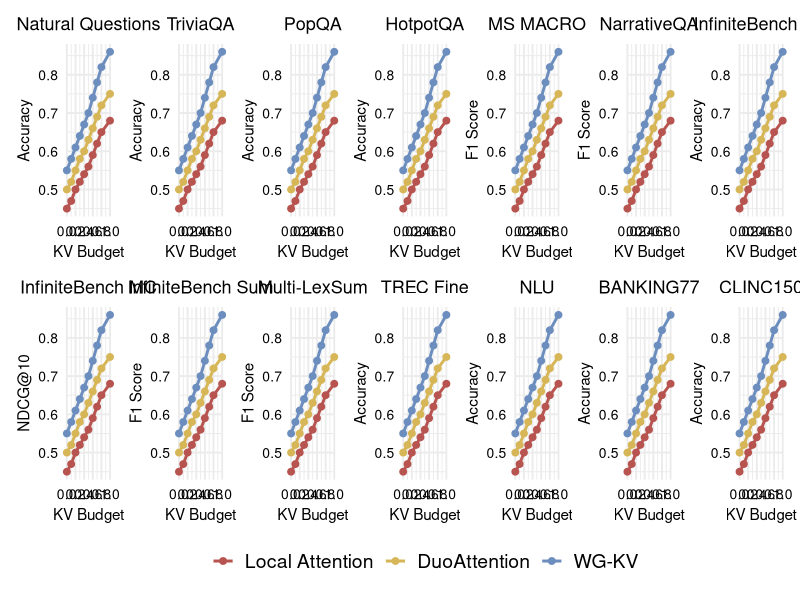

Reproduce this figure in R.
library(tidyverse)
library(patchwork)

data <- read_csv("data/benchmark.csv") %>%
  mutate(
    method = fct_rev(fct_inorder(method))
  )

panel_info <- data %>%
  distinct(panel_title, y_label)

fig_list <- map(seq_len(nrow(panel_info)), \(idx) {
  panel_label <- panel_info$panel_title[[idx]]
  axis_label <- panel_info$y_label[[idx]]

  data %>%
    filter(panel_title == panel_label, y_label == axis_label) %>%
    ggplot(aes(x = kv_budget, y = score, colour = method)) +
      geom_line(linewidth = 1) +
      geom_point(size = 2) +
      scale_colour_manual(
        values = c("WG-KV" = "#6C8EBF", "DuoAttention" = "#D6B656", "Local Attention" = "#B85450")
      ) +
      scale_x_continuous(
        limits = c(0, 1),
        breaks = seq(0, 1, by = 0.2),
        expand = c(0, 0)
      ) +
      labs(
        x = "KV Budget",
        y = axis_label,
        title = panel_label
      ) +
      coord_cartesian(clip = "off") +
      theme_minimal(base_size = 14) +
      theme(
        plot.title = element_text(size = 13, hjust = 0.5),
        legend.title = element_blank(),
        legend.text = element_text(size = 14),
        axis.text.x = element_text(size = 10, colour = "black"),
        axis.text.y = element_text(size = 10, colour = "black"),
        axis.title.x = element_text(size = 11),
        axis.title.y = element_text(size = 11),
      )
})

fig <- wrap_plots(fig_list, ncol = 7, guides = "collect") &
  theme(legend.position = "bottom")

ggsave("benchmark.pdf", fig, width = 14.0, height = 4.5, units = "in")
